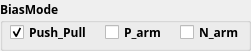
    <widget class="QGroupBox" name="groupBox_BiasMode">
     <property name="geometry">
      <rect>
       <x>15</x>
       <y>20</y>
       <width>251</width>
       <height>51</height>
      </rect>
     </property>
     <property name="font">
      <font>
       <family>微软雅黑</family>
       <pointsize>9</pointsize>
       <weight>75</weight>
       <bold>true</bold>
      </font>
     </property>
     <property name="styleSheet">
      <string notr="true">#groupBox_BiasMode
{
	border: 1px solid orange;

    margin-top:4ex;
	border-radius:5px;

}
#groupBox_BiasMode::title
{
	subcontrol-origin:margin;
	color:blue;
	left:10px;
	margin-top:1.3ex;
}
</string>
     </property>
     <property name="title">
      <string>BiasMode</string>
     </property>
     <widget class="QCheckBox" name="BiasControl_N_arm_En">
      <property name="geometry">
       <rect>
        <x>180</x>
        <y>20</y>
        <width>65</width>
        <height>25</height>
       </rect>
      </property>
      <property name="font">
       <font>
        <family>微软雅黑</family>
        <pointsize>9</pointsize>
        <weight>75</weight>
        <bold>true</bold>
       </font>
      </property>
      <property name="text">
       <string>N_arm</string>
      </property>
      <property name="checked">
       <bool>false</bool>
      </property>
     </widget>
     <widget class="QCheckBox" name="BiasControl_PushPull_En">
      <property name="geometry">
       <rect>
        <x>10</x>
        <y>20</y>
        <width>86</width>
        <height>25</height>
       </rect>
      </property>
      <property name="font">
       <font>
        <family>微软雅黑</family>
        <pointsize>9</pointsize>
        <weight>75</weight>
        <bold>true</bold>
       </font>
      </property>
      <property name="text">
       <string>Push_Pull</string>
      </property>
      <property name="checked">
       <bool>true</bool>
      </property>
     </widget>
     <widget class="QCheckBox" name="BiasControl_P_arm_En">
      <property name="geometry">
       <rect>
        <x>105</x>
        <y>20</y>
        <width>65</width>
        <height>25</height>
       </rect>
      </property>
      <property name="font">
       <font>
        <family>微软雅黑</family>
        <pointsize>9</pointsize>
        <weight>75</weight>
        <bold>true</bold>
       </font>
      </property>
      <property name="text">
       <string>P_arm</string>
      </property>
      <property name="checked">
       <bool>false</bool>
      </property>
     </widget>
    </widget>
